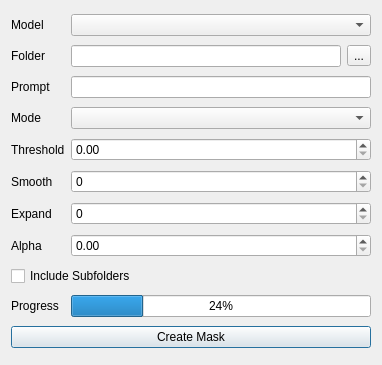
<?xml version="1.0" encoding="UTF-8"?>
<ui version="4.0">
 <class>Dialog</class>
 <widget class="QDialog" name="Dialog">
  <property name="windowModality">
   <enum>Qt::WindowModality::WindowModal</enum>
  </property>
  <property name="geometry">
   <rect>
    <x>0</x>
    <y>0</y>
    <width>382</width>
    <height>365</height>
   </rect>
  </property>
  <property name="sizePolicy">
   <sizepolicy hsizetype="Fixed" vsizetype="Fixed">
    <horstretch>0</horstretch>
    <verstretch>0</verstretch>
   </sizepolicy>
  </property>
  <property name="windowTitle">
   <string>Generate Masks</string>
  </property>
  <property name="sizeGripEnabled">
   <bool>false</bool>
  </property>
  <property name="modal">
   <bool>true</bool>
  </property>
  <layout class="QGridLayout" name="gridLayout">
   <item row="1" column="1">
    <widget class="QLineEdit" name="folderLed"/>
   </item>
   <item row="0" column="0">
    <widget class="QLabel" name="label">
     <property name="text">
      <string>Model</string>
     </property>
     <property name="buddy">
      <cstring>modelCmb</cstring>
     </property>
    </widget>
   </item>
   <item row="0" column="1" colspan="2">
    <widget class="QComboBox" name="modelCmb"/>
   </item>
   <item row="7" column="1" colspan="2">
    <widget class="QDoubleSpinBox" name="alphaSbx">
     <property name="toolTip">
      <string>Blending strength when combining with existing masks</string>
     </property>
     <property name="maximum">
      <double>1.000000000000000</double>
     </property>
     <property name="singleStep">
      <double>0.050000000000000</double>
     </property>
    </widget>
   </item>
   <item row="1" column="0">
    <widget class="QLabel" name="label_2">
     <property name="text">
      <string>Folder</string>
     </property>
     <property name="buddy">
      <cstring>folderLed</cstring>
     </property>
    </widget>
   </item>
   <item row="1" column="2">
    <widget class="QToolButton" name="folderBtn">
     <property name="text">
      <string>...</string>
     </property>
    </widget>
   </item>
   <item row="8" column="0" colspan="3">
    <widget class="QCheckBox" name="includeSubfolderCbx">
     <property name="text">
      <string>Include Subfolders</string>
     </property>
    </widget>
   </item>
   <item row="2" column="0">
    <widget class="QLabel" name="label_3">
     <property name="text">
      <string>Prompt</string>
     </property>
     <property name="buddy">
      <cstring>promptLed</cstring>
     </property>
    </widget>
   </item>
   <item row="5" column="0">
    <widget class="QLabel" name="label_6">
     <property name="text">
      <string>Smooth</string>
     </property>
     <property name="buddy">
      <cstring>smoothSbx</cstring>
     </property>
    </widget>
   </item>
   <item row="3" column="1" colspan="2">
    <widget class="QComboBox" name="modeCmb"/>
   </item>
   <item row="9" column="0">
    <widget class="QLabel" name="label_9">
     <property name="text">
      <string>Progress</string>
     </property>
    </widget>
   </item>
   <item row="2" column="1" colspan="2">
    <widget class="QLineEdit" name="promptLed">
     <property name="toolTip">
      <string>Enter object to detect (e.g. 'person', 'dog', 'car')</string>
     </property>
    </widget>
   </item>
   <item row="10" column="0" colspan="3">
    <widget class="QPushButton" name="createMaskBtn">
     <property name="text">
      <string>Create Mask</string>
     </property>
    </widget>
   </item>
   <item row="4" column="1" colspan="2">
    <widget class="QDoubleSpinBox" name="thresholdSbx">
     <property name="toolTip">
      <string>Confidence threshold: Lower values detect more objects but may include incorrect regions</string>
     </property>
     <property name="maximum">
      <double>1.000000000000000</double>
     </property>
     <property name="singleStep">
      <double>0.050000000000000</double>
     </property>
    </widget>
   </item>
   <item row="5" column="1" colspan="2">
    <widget class="QSpinBox" name="smoothSbx">
     <property name="toolTip">
      <string>Additional smoothing (0=use built-in smoothing, higher values for extra smoothing)</string>
     </property>
    </widget>
   </item>
   <item row="7" column="0">
    <widget class="QLabel" name="label_8">
     <property name="text">
      <string>Alpha</string>
     </property>
     <property name="buddy">
      <cstring>alphaSbx</cstring>
     </property>
    </widget>
   </item>
   <item row="4" column="0">
    <widget class="QLabel" name="label_5">
     <property name="text">
      <string>Threshold</string>
     </property>
     <property name="buddy">
      <cstring>thresholdSbx</cstring>
     </property>
    </widget>
   </item>
   <item row="3" column="0">
    <widget class="QLabel" name="label_4">
     <property name="text">
      <string>Mode</string>
     </property>
     <property name="buddy">
      <cstring>modeCmb</cstring>
     </property>
    </widget>
   </item>
   <item row="9" column="1" colspan="2">
    <widget class="QProgressBar" name="progressBar">
     <property name="value">
      <number>24</number>
     </property>
    </widget>
   </item>
   <item row="6" column="1" colspan="2">
    <widget class="QSpinBox" name="expandSbx">
     <property name="toolTip">
      <string>Expansion pixels: Expands mask boundaries outward</string>
     </property>
    </widget>
   </item>
   <item row="6" column="0">
    <widget class="QLabel" name="label_7">
     <property name="text">
      <string>Expand</string>
     </property>
     <property name="buddy">
      <cstring>expandSbx</cstring>
     </property>
    </widget>
   </item>
  </layout>
 </widget>
 <tabstops>
  <tabstop>modelCmb</tabstop>
  <tabstop>folderLed</tabstop>
  <tabstop>folderBtn</tabstop>
  <tabstop>promptLed</tabstop>
  <tabstop>modeCmb</tabstop>
  <tabstop>thresholdSbx</tabstop>
  <tabstop>smoothSbx</tabstop>
  <tabstop>expandSbx</tabstop>
  <tabstop>alphaSbx</tabstop>
  <tabstop>includeSubfolderCbx</tabstop>
  <tabstop>createMaskBtn</tabstop>
 </tabstops>
 <resources/>
 <connections/>
</ui>
